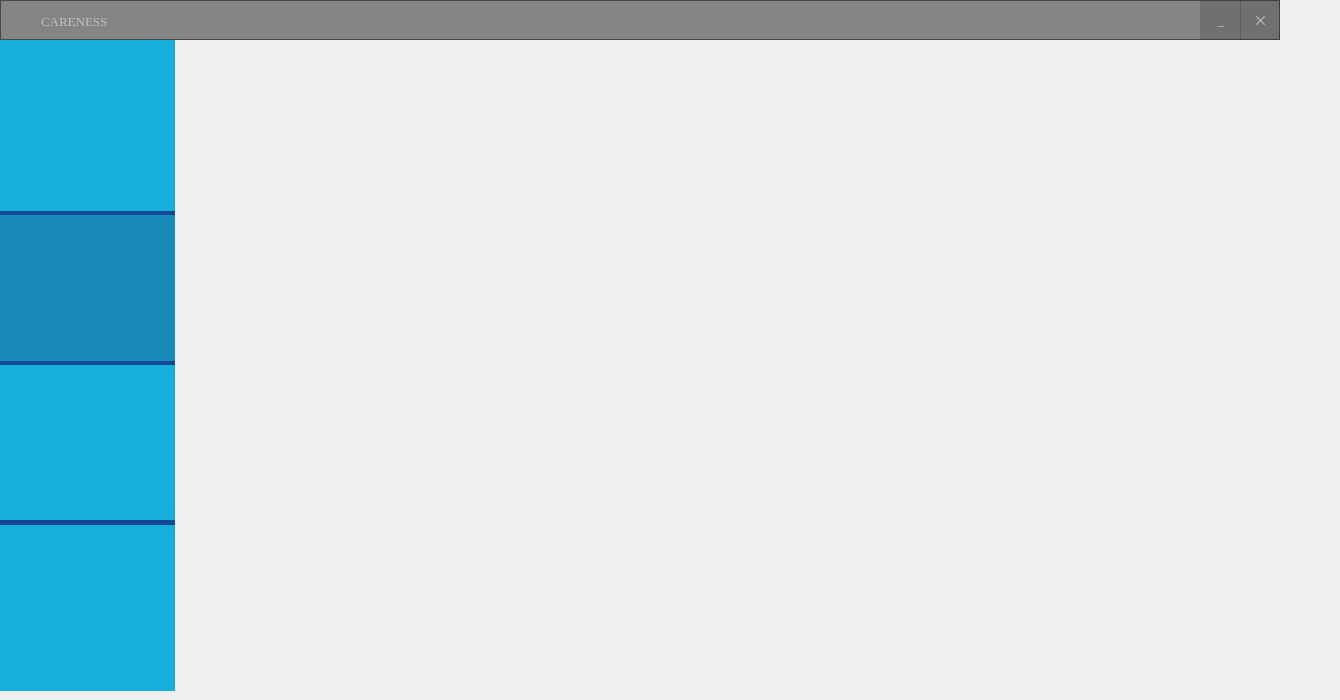
    <widget class="QWidget" name="page_11">
     <widget class="QPushButton" name="exitb">
      <property name="geometry">
       <rect>
        <x>1210</x>
        <y>640</y>
        <width>61</width>
        <height>31</height>
       </rect>
      </property>
      <property name="styleSheet">
       <string notr="true">QPushButton{
background:transparent;
border:none;
	image: url(:/new/prefix1/images/logout4.png);
}
QPushButton:hover{
background:rgba(40,49,71,0.97);
border:none;
color:white;
border-bottom:1px solid rgb(38,46,65)
}</string>
      </property>
      <property name="text">
       <string/>
      </property>
     </widget>
     <widget class="QPushButton" name="btn_about">
      <property name="geometry">
       <rect>
        <x>0</x>
        <y>360</y>
        <width>175</width>
        <height>161</height>
       </rect>
      </property>
      <property name="minimumSize">
       <size>
        <width>175</width>
        <height>0</height>
       </size>
      </property>
      <property name="maximumSize">
       <size>
        <width>175</width>
        <height>16777215</height>
       </size>
      </property>
      <property name="cursor">
       <cursorShape>PointingHandCursor</cursorShape>
      </property>
      <property name="styleSheet">
       <string notr="true">
QPushButton{
background:rgba(20, 175, 218);
border:none;
color:silver;
font-size:28px;
border-top:5px solid #144895;
	image: url(:/new/prefix1/images/about2.png);
}

QPushButton:hover{
background:rgba(40,49,71,0.97);
border:none;
color:white;
border-bottom:1px solid rgb(38,46,65)
}</string>
      </property>
      <property name="text">
       <string/>
      </property>
     </widget>
     <widget class="QPushButton" name="btn_ders_5">
      <property name="geometry">
       <rect>
        <x>0</x>
        <y>210</y>
        <width>175</width>
        <height>151</height>
       </rect>
      </property>
      <property name="minimumSize">
       <size>
        <width>175</width>
        <height>0</height>
       </size>
      </property>
      <property name="maximumSize">
       <size>
        <width>175</width>
        <height>16777215</height>
       </size>
      </property>
      <property name="cursor">
       <cursorShape>PointingHandCursor</cursorShape>
      </property>
      <property name="styleSheet">
       <string notr="true">
QPushButton{
background:rgba(25, 139, 186);
border:none;
color:silver;
font-size:28px;
border-top:5px solid #144895;
	image: url(:/new/prefix1/images/profil.png);
}

QPushButton:hover{
background:rgba(40,49,71,0.97);
border:none;
color:white;
border-bottom:1px solid rgb(38,46,65)
}</string>
      </property>
      <property name="text">
       <string/>
      </property>
     </widget>
     <widget class="QFrame" name="frame_13">
      <property name="geometry">
       <rect>
        <x>0</x>
        <y>0</y>
        <width>1280</width>
        <height>40</height>
       </rect>
      </property>
      <property name="cursor">
       <cursorShape>ArrowCursor</cursorShape>
      </property>
      <property name="styleSheet">
       <string notr="true">QFrame{
background:rgba(0,0,0,0.45);
}

QFrame:hover{
background:rgba(0,0,0,0.50);
}

QPushButton{
color:silver;
}

QPushButton:hover{
color:white;
}</string>
      </property>
      <property name="frameShape">
       <enum>QFrame::StyledPanel</enum>
      </property>
      <property name="frameShadow">
       <enum>QFrame::Raised</enum>
      </property>
      <widget class="QLabel" name="label_47">
       <property name="geometry">
        <rect>
         <x>41</x>
         <y>11</y>
         <width>141</width>
         <height>21</height>
        </rect>
       </property>
       <property name="font">
        <font>
         <family>Times New Roman</family>
         <pointsize>10</pointsize>
         <weight>9</weight>
         <italic>false</italic>
         <bold>false</bold>
        </font>
       </property>
       <property name="styleSheet">
        <string notr="true">
color:silver;
background:transparent;</string>
       </property>
       <property name="text">
        <string>CARENESS</string>
       </property>
      </widget>
      <widget class="QPushButton" name="btn_quitter">
       <property name="geometry">
        <rect>
         <x>1240</x>
         <y>0</y>
         <width>41</width>
         <height>40</height>
        </rect>
       </property>
       <property name="font">
        <font>
         <family>Times New Roman</family>
         <pointsize>10</pointsize>
         <weight>9</weight>
         <italic>false</italic>
         <bold>false</bold>
        </font>
       </property>
       <property name="cursor">
        <cursorShape>PointingHandCursor</cursorShape>
       </property>
       <property name="styleSheet">
        <string notr="true">QPushButton{
background:rgba(0, 0, 0,0.15);
color:silver;

border-radius:none;
}


QPushButton:hover{
background:red;
color:white
}</string>
       </property>
       <property name="text">
        <string>✕</string>
       </property>
      </widget>
      <widget class="QPushButton" name="btn_minimize_7">
       <property name="geometry">
        <rect>
         <x>1200</x>
         <y>0</y>
         <width>41</width>
         <height>40</height>
        </rect>
       </property>
       <property name="font">
        <font>
         <family>Times New Roman</family>
         <pointsize>10</pointsize>
         <weight>9</weight>
         <italic>false</italic>
         <bold>false</bold>
         <underline>false</underline>
        </font>
       </property>
       <property name="cursor">
        <cursorShape>PointingHandCursor</cursorShape>
       </property>
       <property name="styleSheet">
        <string notr="true">QPushButton{
background:rgba(0, 0, 0,0.15);
border-radius:none;
}


QPushButton:hover{
background:rgba(0, 0, 0,0.6)
}</string>
       </property>
       <property name="text">
        <string>_</string>
       </property>
      </widget>
      <widget class="QLabel" name="label_48">
       <property name="geometry">
        <rect>
         <x>10</x>
         <y>0</y>
         <width>41</width>
         <height>31</height>
        </rect>
       </property>
       <property name="styleSheet">
        <string notr="true">image: url(:/new/prefix1/images/Logo.png);
background:transparent;</string>
       </property>
       <property name="text">
        <string/>
       </property>
      </widget>
     </widget>
     <widget class="QPushButton" name="btn_ogrenci_5">
      <property name="geometry">
       <rect>
        <x>0</x>
        <y>40</y>
        <width>175</width>
        <height>171</height>
       </rect>
      </property>
      <property name="minimumSize">
       <size>
        <width>175</width>
        <height>0</height>
       </size>
      </property>
      <property name="maximumSize">
       <size>
        <width>175</width>
        <height>16777215</height>
       </size>
      </property>
      <property name="cursor">
       <cursorShape>PointingHandCursor</cursorShape>
      </property>
      <property name="styleSheet">
       <string notr="true">
QPushButton{
background:rgba(20, 175, 218);
border:none;
color:silver;
font-size:28px;
	
	image: url(:/new/prefix1/images/management (1).png);
}

QPushButton:hover{
background:rgba(40,49,71,0.97);
border:none;
color:white;
border-bottom:1px solid rgb(38,46,65)
}</string>
      </property>
      <property name="text">
       <string/>
      </property>
     </widget>
     <widget class="QLabel" name="digitalclock">
      <property name="geometry">
       <rect>
        <x>1150</x>
        <y>30</y>
        <width>181</width>
        <height>61</height>
       </rect>
      </property>
      <property name="font">
       <font>
        <family>Times New Roman</family>
        <pointsize>13</pointsize>
        <weight>9</weight>
        <italic>false</italic>
        <bold>false</bold>
       </font>
      </property>
      <property name="styleSheet">
       <string notr="true">background-color: transparent;
font: 75 13pt &quot;Times New Roman&quot;;</string>
      </property>
      <property name="text">
       <string/>
      </property>
     </widget>
     <widget class="QPushButton" name="btn_ogrenci_8">
      <property name="geometry">
       <rect>
        <x>0</x>
        <y>520</y>
        <width>175</width>
        <height>171</height>
       </rect>
      </property>
      <property name="minimumSize">
       <size>
        <width>175</width>
        <height>0</height>
       </size>
      </property>
      <property name="maximumSize">
       <size>
        <width>175</width>
        <height>16777215</height>
       </size>
      </property>
      <property name="cursor">
       <cursorShape>PointingHandCursor</cursorShape>
      </property>
      <property name="styleSheet">
       <string notr="true">
QPushButton{
background:rgba(20, 175, 218);
border:none;
color:silver;
font-size:28px;
	
border-top:5px solid #144895;
	image: url(:/new/prefix1/images/param.png);
}

QPushButton:hover{
background:rgba(40,49,71,0.97);
border:none;
color:white;
border-bottom:1px solid rgb(38,46,65)
}</string>
      </property>
      <property name="text">
       <string/>
      </property>
     </widget>
    </widget>
